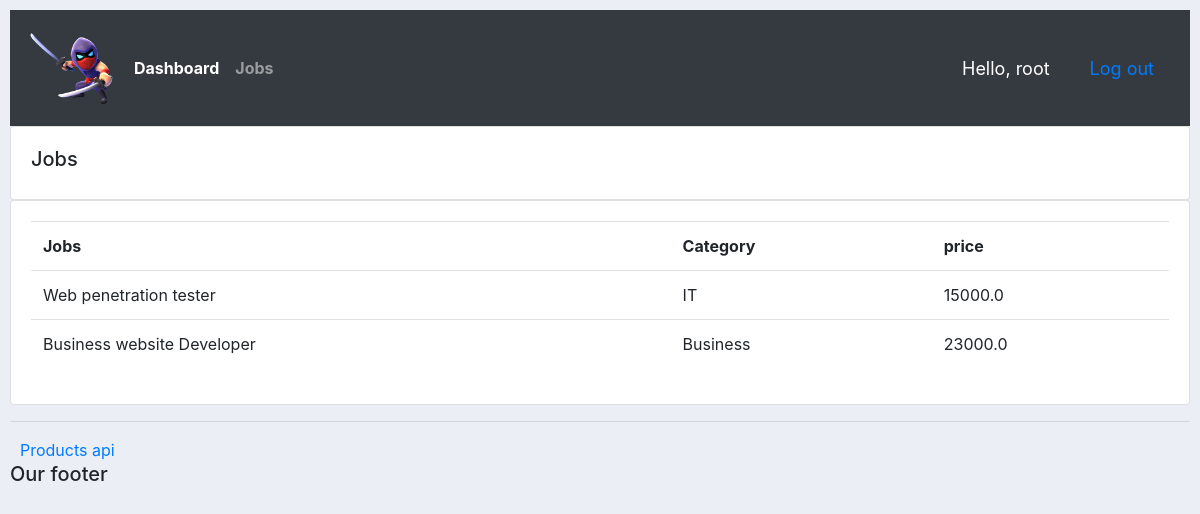
The app's page /jobs/ (signed in) with its own data.
### accounts/models.py (models this page shows, shortened)
class job(models.Model):
    CATEGORY = (
        ('IT','IT'),
        ('Business','Business'),
        ('Marketing','Marketing'),
    )
    name = models.CharField(max_length=200, null=True)
    price = models.FloatField(null=True)
    category = models.CharField(max_length=200, null=True,choices=CATEGORY)
    description = models.CharField(max_length=200, null=True, blank=True)
    date_created = models.DateTimeField(auto_now_add=True, null=True)
    tags = models.ManyToManyField(Tag)

### accounts/views.py (the view)
# urls.py: path('jobs/', jobs,name='job'),
@login_required(login_url='login')
def jobs(request):
    jobview = job.objects.all()
    return render(request,'account/jobs.html',{'jobs':jobview})

### accounts/templates/account/jobs.html
{% extends 'account/main.html'%}
{% block content %}
<div class="row">
    <div class="col-md">
        <div class="card card-body">
            <h5>Jobs</h5>
        </div>
        <div class="card card-body">
            <table class="table">
                <tr>
                    <th>Jobs</th>
                    <th>Category</th>
                    <th>price</th>
                </tr>
                {% for i in jobs%}
                <tr>
                    <td>{{i.name}}</td>
                    <td>{{i.category}}</td>
                    <td>{{i.price}}</td>
                </tr>
                {% endfor %}
            </table>
        </div>
    </div>
</div>
{% endblock %}

### accounts/templates/components/navbar.html (shortened to what this page needs)
{% load static %}
<nav class="navbar navbar-expand-lg navbar-dark bg-dark">
    <img src="{% static 'images/logo.png'%}" alt="Rexapp">
    <div class="collapse navbar-collapse" id="navbarNavAltMarkup">
      <div class="navbar-nav">
        <a class="nav-item nav-link active" href="{%url 'home'%}"><b>Dashboard</b></a>
        <a class="nav-item nav-link" href="{%url 'job'%}"><b>Jobs</b></a>
      </div>
    </div>
    <span style="color: white; font-size: 18px; margin-right: 20px;"><a style="color: white; font-size: 18px; margin-right: 20px;" href="{% url 'profilepage'%}">Hello, {{request.user}}</a> </span>
    <span><a style=" font-size: 18px; margin-right: 20px;" href="{% url 'logout' %}">Log out</a></span>
  </nav>

### static/css/main.css (style rules this page uses)
body { background-color: #ebeff5; }
img { width: 100px; height: 100px; }

### records on screen
job: name "Web penetration tester", category "IT", price "15000.0"
job: name "Business website Developer", category "Business", price "23000.0"

### other values on screen
{{ request.user }} "root"
